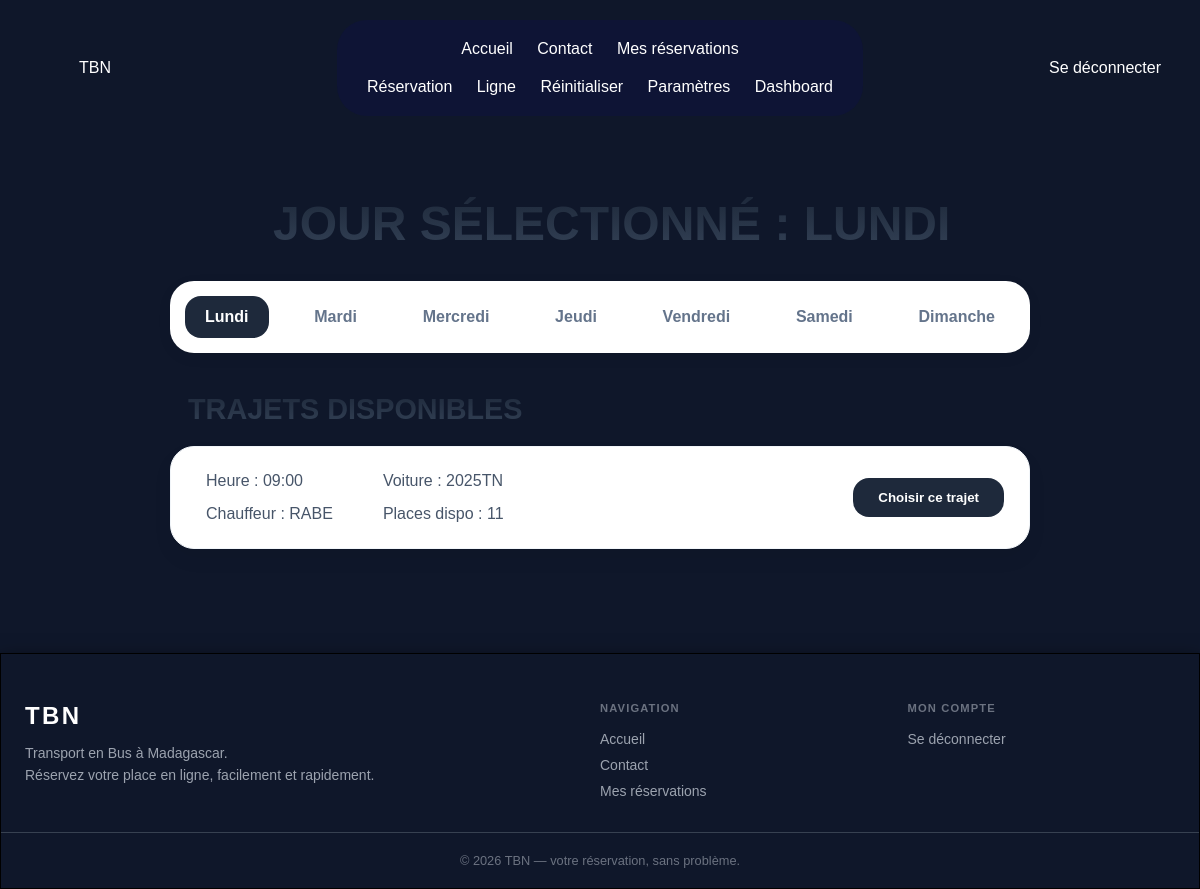
Page /Utilisateur/trajet.php?id=1 (signed in) on the committed database.
### tables this page shows
CREATE TABLE IF NOT EXISTS `trajet` (
  `id_trajet` int NOT NULL AUTO_INCREMENT,
  `id_route` int DEFAULT NULL,
  `id_voiture` int DEFAULT NULL,
  `jour` varchar(20) DEFAULT NULL,
  `heure` time DEFAULT NULL,
  `places_disponibles` int DEFAULT NULL,
  `date_depart` datetime DEFAULT NULL,
  PRIMARY KEY (`id_trajet`),
  KEY `fk_trajet_route` (`id_route`),
  KEY `fk_trajet_voiture` (`id_voiture`)
);

CREATE TABLE IF NOT EXISTS `voiture` (
  `id_voiture` int NOT NULL AUTO_INCREMENT,
  `matricule` varchar(100) DEFAULT NULL,
  `chauffeur` varchar(100) DEFAULT NULL,
  `copilote` varchar(100) DEFAULT NULL,
  `nbr_place` int DEFAULT NULL,
  `created_at` timestamp NULL DEFAULT CURRENT_TIMESTAMP,
  PRIMARY KEY (`id_voiture`),
  UNIQUE KEY `matricule` (`matricule`)
);

### Utilisateur/trajet.php (the view, shortened to what this page needs)
<?php
include('../stockage/HeaderOption.php');
$conn = new mysqli('localhost', 'root', '', 'tbn');
$id_route = isset($_GET['id']) ? intval($_GET['id']) : 0;
$jour     = $_GET['jour'] ?? 'Lundi';
$jours_semaine = ['Lundi', 'Mardi', 'Mercredi', 'Jeudi', 'Vendredi', 'Samedi', 'Dimanche'];
?>
<head>
    <link rel="stylesheet" href="styletrajet.css">
</head>
<div class="trajet-wrapper">
    <h2 class="pro-title">
        <span class="sticker"></span> Jour sélectionné : <?= htmlspecialchars($jour) ?>
    </h2>
    <div class="day-selector">
        <?php foreach ($jours_semaine as $j): ?>
            <a href="?id=<?= $id_route ?>&jour=<?= $j ?>"
               class="day-link <?= ($jour === $j) ? 'active' : '' ?>">
                <?= $j ?>
            </a>
        <?php endforeach; ?>
    </div>
    <h3 class="pro-title" style="font-size: 1.8rem; text-align: left; margin-bottom: 20px;">
        <span class="sticker"></span> Trajets disponibles
    </h3>
    <?php
    $stmt = $conn->prepare("
        SELECT t.*, v.matricule, v.chauffeur
        FROM trajet t
        JOIN voiture v ON t.id_voiture = v.id_voiture
        WHERE t.id_route = ? AND t.jour = ?
        ORDER BY t.heure ASC
    ");
    $stmt->bind_param("is", $id_route, $jour);
    $stmt->execute();
    $result = $stmt->get_result();
    while ($row = $result->fetch_assoc()):
        $redirect  = "Utilisateur/trajet.php?id={$id_route}&jour={$jour}";
        if (isset($_SESSION['id_utilisateur'])) {
            $link      = "place.php?id_trajet=" . intval($row['id_trajet']);
            $text      = "Choisir ce trajet";
            $btn_class = "btn-connected";
        } else {
            $link      = "/Projet_L1/login.php?message=connexion_requise&redirect=" . urlencode($redirect);
            $text      = "Se connecter pour réserver";
            $btn_class = "btn-login";
        }
    ?>
    <div class="trajet-card">
        <div class="trajet-info">
            <div class="info-item">
                <span class="sticker"></span> Heure : <?= htmlspecialchars(substr($row['heure'], 0, 5)) ?>
            </div>
            <div class="info-item">
                <span class="sticker"></span> Voiture : <?= htmlspecialchars($row['matricule']) ?>
            </div>
            <div class="info-item">
                <span class="sticker"></span> Chauffeur : <?= htmlspecialchars($row['chauffeur']) ?>
            </div>
            <div class="info-item">
                <span class="sticker"></span> Places dispo : <?= intval($row['places_disponibles']-2) ?>
            </div>
        </div>
        <a href="<?= $link ?>">
            <button class="btn-reserve <?= $btn_class ?>"
                    <?= ($row['places_disponibles'] <= 0) ? 'disabled style="opacity:0.5;cursor:not-allowed;"' : '' ?>>
                <?= ($row['places_disponibles'] <= 0) ? 'Complet' : $text ?>
            </button>
        </a>
    </div>
    <?php endwhile; ?>
</div>
<?php include('../stockage/footer.php'); ?>

### stockage/header_footer.css (style rules this page uses)
* { margin: 0; box-sizing: border-box; }
body { background-color: #0f172A; font-family: Verdana, Geneva, Tahoma, sans-serif; color: white; }

### Utilisateur/styletrajet.css (style rules this page uses)
.pro-title { background: linear-gradient(180deg, #1e293b 0%, #334155 100%); -webkit-background-clip: text; -webkit-text-fill-color: transparent; font-weight: 900; text-transform: uppercase; font-size: 3rem; text-align: center; margin-bottom: 30px; }
.trajet-wrapper { max-width: 900px; margin: 40px auto; padding: 20px; }
.day-selector { display: flex; flex-direction: row; justify-content: space-between; gap: 8px; margin-bottom: 40px; background: #ffffff; width: 100%; padding: 15px; border-radius: 1.5rem; box-shadow: 0 4px 15px rgba(0,0,0,0.05); overflow-x: auto; }
.day-link { text-decoration: none; padding: 12px 20px; border-radius: 1rem; font-weight: 700; color: #64748b; }
.day-link.active { background: #1e293b; color: #fff; }
.trajet-card { background: #fff; border-radius: 1.5rem; padding: 25px; margin-bottom: 20px; display: flex; justify-content: space-between; align-items: center; box-shadow: 0 10px 20px rgba(0,0,0,0.05); border: 1px solid #f1f5f9; }
.trajet-info { display: grid; grid-template-columns: 1fr 1fr; gap: 15px 40px; }
.info-item { font-size: 1rem; color: #475569; display: flex; align-items: center; }
.btn-reserve { padding: 12px 25px; border-radius: 1rem; border: none; font-weight: 800; cursor: pointer; }
.btn-connected { background: #1e293b; color: white; transition: 0.5s }

### rows in the picture
trajet: heure "09:00", id_voiture.matricule "2025TN", id_voiture.chauffeur "RABE", $row['places_disponibles']-2 "11", text "Choisir ce trajet"

### other values in the picture
$jour "LUNDI"
$j "Lundi"
$j "Mardi"
$j "Mercredi"
$j "Jeudi"
$j "Vendredi"
$j "Samedi"
$j "Dimanche"
